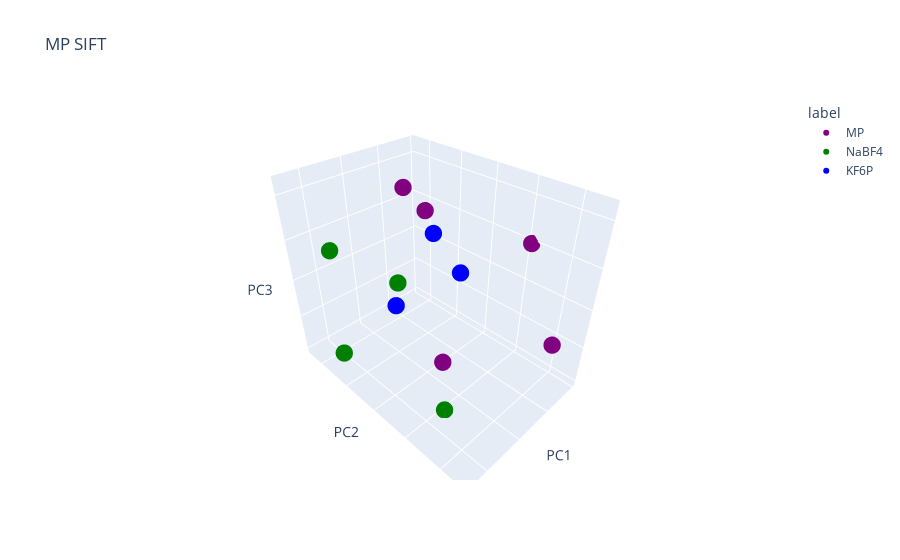

Notebook source saved alongside this figure:
### Code cell
import random
import plotly.express as px

fig = px.scatter_3d(df, x='PC1', y='PC2', z='PC3', color='label', symbol='label', title='%s SIFT' % (molecular_imprinting_name), color_discrete_map={
                "DMMP": "red",
                "NaBF4": "green",
                "KF6P": "blue",
                "MPA": "goldenrod",
                "MP": "purple"},
                symbol_sequence= ['circle', 'circle', 'circle', 'circle'])
fig.update_traces(marker=dict(size=6),selector=dict(mode='markers'))
fig.update_layout(scene=dict(
    xaxis=dict(showticklabels=False),
    yaxis=dict(showticklabels=False),
    zaxis=dict(showticklabels=False)
))
fig.show()

### Figure 1 — Plotly figure (JSON) as saved in the notebook; plotly's stock layout.template omitted (floating-point values rounded to 4 significant figures)
{"data": [{"hovertemplate": "label=MP<br>PC1=%{x}<br>PC2=%{y}<br>PC3=%{z}<extra></extra>", "legendgroup": "MP", "marker": {"color": "purple", "symbol": "circle", "size": 6}, "mode": "markers", "name": "MP", "scene": "scene", "showlegend": true, "x": [-72.44, 18.3, -98.39, 40.83, -46.43], "y": [-114.3, 18.98, 55.15, 63.53, 124.7], "z": [67.47, 112.8, 48.57, -18.86, -14.14], "type": "scatter3d"}, {"hovertemplate": "label=NaBF4<br>PC1=%{x}<br>PC2=%{y}<br>PC3=%{z}<extra></extra>", "legendgroup": "NaBF4", "marker": {"color": "green", "symbol": "circle", "size": 6}, "mode": "markers", "name": "NaBF4", "scene": "scene", "showlegend": true, "x": [74.36, -47.95, 30.31, 34.38], "y": [-53.59, -104.4, 56.77, -120.5], "z": [-62.44, -53.49, -100.2, 22.24], "type": "scatter3d"}, {"hovertemplate": "label=KF6P<br>PC1=%{x}<br>PC2=%{y}<br>PC3=%{z}<extra></extra>", "legendgroup": "KF6P", "marker": {"color": "blue", "symbol": "circle", "size": 6}, "mode": "markers", "name": "KF6P", "scene": "scene", "showlegend": true, "x": [18.46, -47.53, -26.99], "y": [-28.11, -37.86, 21.69], "z": [-13.88, 44.33, 29.84], "type": "scatter3d"}], "layout": {"scene": {"domain": {"x": [0.0, 1.0], "y": [0.0, 1.0]}, "xaxis": {"title": {"text": "PC1"}, "showticklabels": false}, "yaxis": {"title": {"text": "PC2"}, "showticklabels": false}, "zaxis": {"title": {"text": "PC3"}, "showticklabels": false}}, "legend": {"title": {"text": "label"}, "tracegroupgap": 0}, "title": {"text": "MP SIFT"}}}
